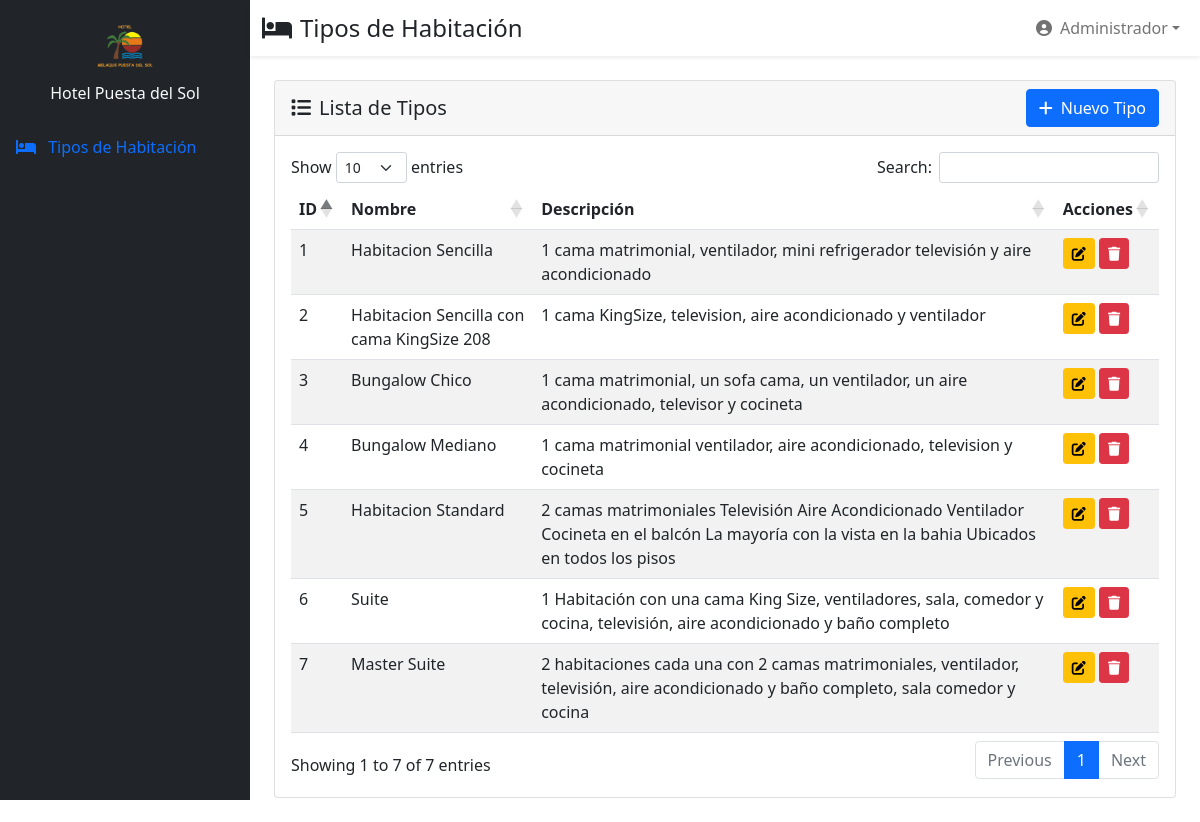
The app's page /sol/tipohabitacion/index.php (signed in) with its own data.
### tables this page shows
CREATE TABLE `tipos_habitacion` (
  `id` int(11) NOT NULL,
  `nombre` varchar(100) DEFAULT NULL,
  `descripcion` text
);

### sol/tipohabitacion/index.php (the view, shortened to what this page needs)
<?php
require_once '../config/db_connect.php';
$nombre_usuario = $_SESSION['nombre'];
$query = "SELECT * FROM tipos_habitacion ORDER BY id DESC";
$result = mysqli_query($conn, $query);
$tipos = mysqli_fetch_all($result, MYSQLI_ASSOC);
?>
<!DOCTYPE html>
<html lang="es">
<head>
    <link href="https://cdn.jsdelivr.net/npm/bootstrap@5.1.3/dist/css/bootstrap.min.css" rel="stylesheet">
    <link rel="stylesheet" href="https://cdnjs.cloudflare.com/ajax/libs/font-awesome/6.0.0-beta3/css/all.min.css">
    <link rel="stylesheet" href="https://cdn.datatables.net/1.13.4/css/dataTables.bootstrap5.min.css">
</head>
<body>
    <nav class="sidebar bg-dark d-none d-md-block">
        <div class="position-sticky pt-3">
            <div class="text-center mb-4">
                <img src="../assets/img/Logo_Hotel.png" alt="Hotel" class="img-fluid" style="max-height: 60px;">
                <h6 class="text-light mt-2">Hotel Puesta del Sol</h6>
            </div>
            <ul class="nav flex-column">
                <li class="nav-item">
                    <a class="nav-link active" href="tipohabitacion/index.php">
                        <i class="fas fa-bed me-2"></i>
                        Tipos de Habitación
                    </a>
                </li>
            </ul>
        </div>
    </nav>
    <div class="main-content">
        <nav class="navbar navbar-expand-lg navbar-light bg-white shadow-sm">
            <div class="container-fluid">
                <h4 class="mb-0"><i class="fas fa-bed me-2"></i>Tipos de Habitación</h4>
                <div class="navbar-nav ms-auto">
                    <div class="nav-item dropdown">
                        <a class="nav-link dropdown-toggle d-flex align-items-center" href="#" role="button" data-bs-toggle="dropdown">
                            <i class="fas fa-user-circle me-2"></i>
                            <?= htmlspecialchars($nombre_usuario) ?>
                        </a>
                    </div>
                </div>
            </div>
        </nav>
        <div class="container-fluid px-4 py-4">
            <div class="card">
                <div class="card-header d-flex justify-content-between align-items-center">
                    <h5 class="card-title mb-0"><i class="fas fa-list me-2"></i>Lista de Tipos</h5>
                    <button class="btn btn-primary" data-bs-toggle="modal" data-bs-target="#modalCrear">
                        <i class="fas fa-plus me-2"></i>Nuevo Tipo
                    </button>
                </div>
                <div class="card-body">
                    <div class="table-responsive">
                        <table id="tablaTipos" class="table table-striped">
                            <thead>
                                <tr>
                                    <th>ID</th>
                                    <th>Nombre</th>
                                    <th>Descripción</th>
                                    <th>Acciones</th>
                                </tr>
                            </thead>
                            <tbody>
                                <?php foreach ($tipos as $tipo): ?>
                                <tr>
                                    <td><?= $tipo['id'] ?></td>
                                    <td><?= htmlspecialchars($tipo['nombre']) ?></td>
                                    <td><?= htmlspecialchars($tipo['descripcion']) ?></td>
                                    <td>
                                        <button class="btn btn-sm btn-warning"
                                                onclick="editarTipo(<?= $tipo['id'] ?>)">
                                            <i class="fas fa-edit"></i>
                                        </button>
                                        <button class="btn btn-sm btn-danger"
                                                onclick="eliminarTipo(<?= $tipo['id'] ?>, '<?= htmlspecialchars($tipo['nombre']) ?>')">
                                            <i class="fas fa-trash"></i>
                                        </button>
                                    </td>
                                </tr>
                                <?php endforeach; ?>
                            </tbody>
                        </table>
                    </div>
                </div>
            </div>
        </div>
    </div>
</body>
</html>

### sol/tipohabitacion/index.php (style rules this page uses)
.sidebar { min-height: 100vh; background-color: #343a40; position: fixed; width: 250px; }
.main-content { margin-left: 250px; }

### records on screen
tipos_habitacion: id "7", nombre "Master Suite", descripcion "2 habitaciones cada una con 2 camas matrimoniales, ventilador, televisión, aire acondicionado y baño completo, sala comedor y cocina"
tipos_habitacion: id "6", nombre "Suite", descripcion "1 Habitación con una cama King Size, ventiladores, sala, comedor y cocina, televisión, aire acondicionado y baño completo"
tipos_habitacion: id "5", nombre "Habitacion Standard", descripcion "2 camas matrimoniales Televisión Aire Acondicionado Ventilador Cocineta en el balcón La mayoría con la vista en la bahia Ubicados en todos los pisos"
tipos_habitacion: id "4", nombre "Bungalow Mediano", descripcion "1 cama matrimonial ventilador, aire acondicionado, television y cocineta"
tipos_habitacion: id "3", nombre "Bungalow Chico", descripcion "1 cama matrimonial, un sofa cama, un ventilador, un aire acondicionado, televisor y cocineta"
tipos_habitacion: id "2", nombre "Habitacion Sencilla con cama KingSize 208", descripcion "1 cama KingSize, television, aire acondicionado y ventilador"
tipos_habitacion: id "1", nombre "Habitacion Sencilla", descripcion "1 cama matrimonial, ventilador, mini refrigerador televisión y aire acondicionado"

### other values on screen
$nombre_usuario "Administrador"
